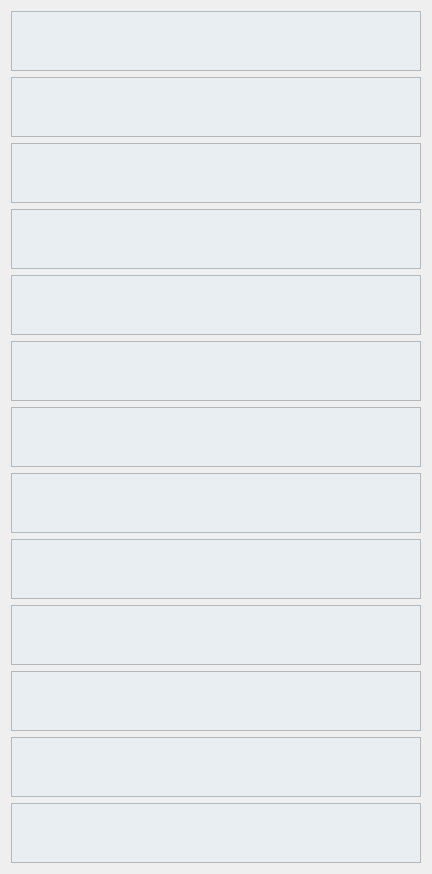
                         <widget class="QWidget" name="scrollAreaWidgetContents_7">
                          <property name="geometry">
                           <rect>
                            <x>0</x>
                            <y>0</y>
                            <width>428</width>
                            <height>870</height>
                           </rect>
                          </property>
                          <layout class="QVBoxLayout" name="verticalLayout_7">
                           <item>
                            <widget class="QGraphicsView" name="DeTraceView_1">
                             <property name="minimumSize">
                              <size>
                               <width>410</width>
                               <height>60</height>
                              </size>
                             </property>
                             <property name="maximumSize">
                              <size>
                               <width>16777215</width>
                               <height>60</height>
                              </size>
                             </property>
                             <property name="styleSheet">
                              <string notr="true">background-color: rgb(232, 238, 242);</string>
                             </property>
                            </widget>
                           </item>
                           <item>
                            <widget class="QGraphicsView" name="DeTraceView_2">
                             <property name="sizePolicy">
                              <sizepolicy hsizetype="Preferred" vsizetype="Preferred">
                               <horstretch>0</horstretch>
                               <verstretch>0</verstretch>
                              </sizepolicy>
                             </property>
                             <property name="minimumSize">
                              <size>
                               <width>410</width>
                               <height>60</height>
                              </size>
                             </property>
                             <property name="maximumSize">
                              <size>
                               <width>16777215</width>
                               <height>60</height>
                              </size>
                             </property>
                             <property name="styleSheet">
                              <string notr="true">background-color: rgb(232, 238, 242);</string>
                             </property>
                            </widget>
                           </item>
                           <item>
                            <widget class="QGraphicsView" name="DeTraceView_3">
                             <property name="minimumSize">
                              <size>
                               <width>410</width>
                               <height>60</height>
                              </size>
                             </property>
                             <property name="maximumSize">
                              <size>
                               <width>16777215</width>
                               <height>60</height>
                              </size>
                             </property>
                             <property name="styleSheet">
                              <string notr="true">background-color: rgb(232, 238, 242);</string>
                             </property>
                            </widget>
                           </item>
                           <item>
                            <widget class="QGraphicsView" name="DeTraceView_4">
                             <property name="minimumSize">
                              <size>
                               <width>410</width>
                               <height>60</height>
                              </size>
                             </property>
                             <property name="maximumSize">
                              <size>
                               <width>16777215</width>
                               <height>60</height>
                              </size>
                             </property>
                             <property name="styleSheet">
                              <string notr="true">background-color: rgb(232, 238, 242);</string>
                             </property>
                            </widget>
                           </item>
                           <item>
                            <widget class="QGraphicsView" name="DeTraceView_5">
                             <property name="minimumSize">
                              <size>
                               <width>410</width>
                               <height>60</height>
                              </size>
                             </property>
                             <property name="maximumSize">
                              <size>
                               <width>16777215</width>
                               <height>60</height>
                              </size>
                             </property>
                             <property name="styleSheet">
                              <string notr="true">background-color: rgb(232, 238, 242);</string>
                             </property>
                            </widget>
                           </item>
                           <item>
                            <widget class="QGraphicsView" name="DeTraceView_6">
                             <property name="minimumSize">
                              <size>
                               <width>410</width>
                               <height>60</height>
                              </size>
                             </property>
                             <property name="maximumSize">
                              <size>
                               <width>16777215</width>
                               <height>60</height>
                              </size>
                             </property>
                             <property name="styleSheet">
                              <string notr="true">background-color: rgb(232, 238, 242);</string>
                             </property>
                            </widget>
                           </item>
                           <item>
                            <widget class="QGraphicsView" name="DeTraceView_7">
                             <property name="minimumSize">
                              <size>
                               <width>410</width>
                               <height>60</height>
                              </size>
                             </property>
                             <property name="maximumSize">
                              <size>
                               <width>16777215</width>
                               <height>60</height>
                              </size>
                             </property>
                             <property name="styleSheet">
                              <string notr="true">background-color: rgb(232, 238, 242);</string>
                             </property>
                            </widget>
                           </item>
                           <item>
                            <widget class="QGraphicsView" name="DeTraceView_8">
                             <property name="minimumSize">
                              <size>
                               <width>410</width>
                               <height>60</height>
                              </size>
                             </property>
                             <property name="maximumSize">
                              <size>
                               <width>16777215</width>
                               <height>60</height>
                              </size>
                             </property>
                             <property name="styleSheet">
                              <string notr="true">background-color: rgb(232, 238, 242);</string>
                             </property>
                            </widget>
                           </item>
                           <item>
                            <widget class="QGraphicsView" name="DeTraceView_13">
                             <property name="minimumSize">
                              <size>
                               <width>410</width>
                               <height>60</height>
                              </size>
                             </property>
                             <property name="maximumSize">
                              <size>
                               <width>16777215</width>
                               <height>60</height>
                              </size>
                             </property>
                             <property name="styleSheet">
                              <string notr="true">background-color: rgb(232, 238, 242);</string>
                             </property>
                            </widget>
                           </item>
                           <item>
                            <widget class="QGraphicsView" name="DeTraceView_12">
                             <property name="minimumSize">
                              <size>
                               <width>410</width>
                               <height>60</height>
                              </size>
                             </property>
                             <property name="maximumSize">
                              <size>
                               <width>16777215</width>
                               <height>60</height>
                              </size>
                             </property>
                             <property name="styleSheet">
                              <string notr="true">background-color: rgb(232, 238, 242);</string>
                             </property>
                            </widget>
                           </item>
                           <item>
                            <widget class="QGraphicsView" name="DeTraceView_11">
                             <property name="minimumSize">
                              <size>
                               <width>410</width>
                               <height>60</height>
                              </size>
                             </property>
                             <property name="maximumSize">
                              <size>
                               <width>16777215</width>
                               <height>60</height>
                              </size>
                             </property>
                             <property name="styleSheet">
                              <string notr="true">background-color: rgb(232, 238, 242);</string>
                             </property>
                            </widget>
                           </item>
                           <item>
                            <widget class="QGraphicsView" name="DeTraceView_14">
                             <property name="minimumSize">
                              <size>
                               <width>410</width>
                               <height>60</height>
                              </size>
                             </property>
                             <property name="maximumSize">
                              <size>
                               <width>16777215</width>
                               <height>60</height>
                              </size>
                             </property>
                             <property name="styleSheet">
                              <string notr="true">background-color: rgb(232, 238, 242);</string>
                             </property>
                            </widget>
                           </item>
                           <item>
                            <widget class="QGraphicsView" name="DeTraceView_15">
                             <property name="minimumSize">
                              <size>
                               <width>410</width>
                               <height>60</height>
                              </size>
                             </property>
                             <property name="maximumSize">
                              <size>
                               <width>16777215</width>
                               <height>60</height>
                              </size>
                             </property>
                             <property name="styleSheet">
                              <string notr="true">background-color: rgb(232, 238, 242);</string>
                             </property>
                            </widget>
                           </item>
                          </layout>
                         </widget>
